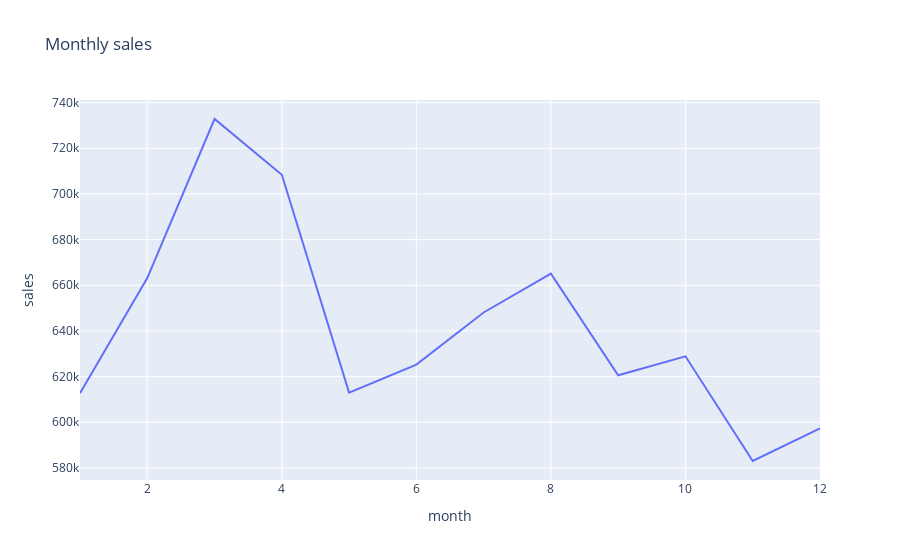

The notebook cell this image was saved under:
### Markdown cell above
Insight

The sales show a healthy positive long-term trend but are dominated by strong daily/weekly volatility and an extreme, regular annual shutdown event.

### Code cell
#MONTHLY SALES
sales_by_month = sales_data.groupby('month')['sales'].sum().reset_index()
sales_by_month

fig = px.line(sales_by_month, x='month', y='sales', title='Monthly sales')
fig.show()

### Figure 1 — Plotly figure (JSON) as saved in the notebook; plotly's stock layout.template omitted (floating-point values rounded to 4 significant figures)
{"data": [{"hovertemplate": "month=%{x}<br>sales=%{y}<extra></extra>", "legendgroup": "", "line": {"color": "#636efa", "dash": "solid"}, "marker": {"symbol": "circle"}, "mode": "lines", "name": "", "orientation": "v", "showlegend": false, "type": "scatter", "x": [1, 2, 3, 4, 5, 6, 7, 8, 9, 10, 11, 12], "xaxis": "x", "y": [612684, 663155, 732819, 708371, 613015, 625257, 648071, 665090, 620576, 628877, 583035, 597266], "yaxis": "y"}], "layout": {"legend": {"tracegroupgap": 0}, "title": {"text": "Monthly sales"}, "xaxis": {"anchor": "y", "domain": [0, 1], "title": {"text": "month"}}, "yaxis": {"anchor": "x", "domain": [0, 1], "title": {"text": "sales"}}}}
